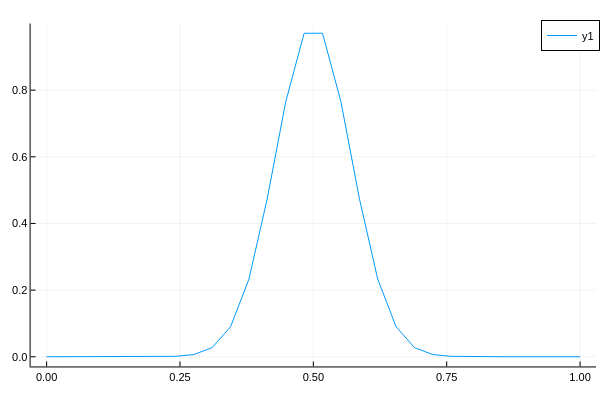

The cell this chart's notebook holds for it:
### Code cell
g0 = zeros(p.Nx)
g0 = exp.(-(x .- 0.5).^2/(2*0.005))
plot(x,g0)

### Figure 1 — Plotly figure (JSON) as saved in the notebook; plotly's stock layout.template omitted (floating-point values rounded to 4 significant figures)
{"data": [{"colorbar": {"len": 0.9525, "title": "", "x": 0.9934, "y": 0.5139}, "legendgroup": "y1", "line": {"color": "rgba(0, 154, 250, 1.000)", "dash": "solid", "shape": "linear", "width": 1}, "mode": "lines", "name": "y1", "showlegend": true, "type": "scatter", "x": [0, 0.03448, 0.06897, 0.1034, 0.1379, 0.1724, 0.2069, 0.2414, 0.2759, 0.3103, 0.3448, 0.3793, 0.4138, 0.4483, 0.4828, 0.5172, 0.5517, 0.5862, 0.6207, 0.6552, 0.6897, 0.7241, 0.7586, 0.7931, 0.8276, 0.8621, 0.8966, 0.931, 0.9655, 1], "xaxis": "x", "y": [1.389e-11, 3.878e-10, 8.535e-09, 1.481e-07, 2.026e-06, 2.185e-05, 0.0001858, 0.001245, 0.00658, 0.02741, 0.09001, 0.233, 0.4756, 0.7653, 0.9707, 0.9707, 0.7653, 0.4756, 0.233, 0.09001, 0.02741, 0.00658, 0.001245, 0.0001858, 2.185e-05, 2.026e-06, 1.481e-07, 8.535e-09, 3.878e-10, 1.389e-11], "yaxis": "y"}], "layout": {"annotations": [], "height": 400, "legend": {"bgcolor": "rgba(255, 255, 255, 1.000)", "bordercolor": "rgba(0, 0, 0, 1.000)", "borderwidth": 1, "font": {"color": "rgba(0, 0, 0, 1.000)", "family": "sans-serif", "size": 11}, "title": {"font": {"color": "rgba(0, 0, 0, 1.000)", "family": "sans-serif", "size": 15}, "text": ""}, "tracegroupgap": 0, "traceorder": "normal", "x": 1, "xanchor": "auto", "y": 1, "yanchor": "auto"}, "margin": {"b": 20, "l": 0, "r": 0, "t": 20}, "paper_bgcolor": "rgba(255, 255, 255, 1.000)", "plot_bgcolor": "rgba(255, 255, 255, 1.000)", "showlegend": true, "width": 600, "xaxis": {"anchor": "y", "domain": [0.05101, 0.9934], "gridcolor": "rgba(0, 0, 0, 0.100)", "gridwidth": 0.5, "linecolor": "rgba(0, 0, 0, 1.000)", "mirror": false, "range": [-0.03, 1.03], "showgrid": true, "showline": true, "showticklabels": true, "tickangle": 0, "tickcolor": "rgb(0, 0, 0)", "tickfont": {"color": "rgba(0, 0, 0, 1.000)", "family": "sans-serif", "size": 11}, "tickmode": "array", "ticks": "inside", "ticktext": ["0.00", "0.25", "0.50", "0.75", "1.00"], "tickvals": [0, 0.25, 0.5, 0.75, 1], "title": "", "titlefont": {"color": "rgba(0, 0, 0, 1.000)", "family": "sans-serif", "size": 15}, "type": "-", "visible": true, "zeroline": false, "zerolinecolor": "rgba(0, 0, 0, 1.000)"}, "yaxis": {"anchor": "x", "domain": [0.03762, 0.9902], "gridcolor": "rgba(0, 0, 0, 0.100)", "gridwidth": 0.5, "linecolor": "rgba(0, 0, 0, 1.000)", "mirror": false, "range": [-0.02912, 0.9998], "showgrid": true, "showline": true, "showticklabels": true, "tickangle": 0, "tickcolor": "rgb(0, 0, 0)", "tickfont": {"color": "rgba(0, 0, 0, 1.000)", "family": "sans-serif", "size": 11}, "tickmode": "array", "ticks": "inside", "ticktext": ["0.0", "0.2", "0.4", "0.6", "0.8"], "tickvals": [0, 0.2, 0.4, 0.6, 0.8], "title": "", "titlefont": {"color": "rgba(0, 0, 0, 1.000)", "family": "sans-serif", "size": 15}, "type": "-", "visible": true, "zeroline": false, "zerolinecolor": "rgba(0, 0, 0, 1.000)"}}}
